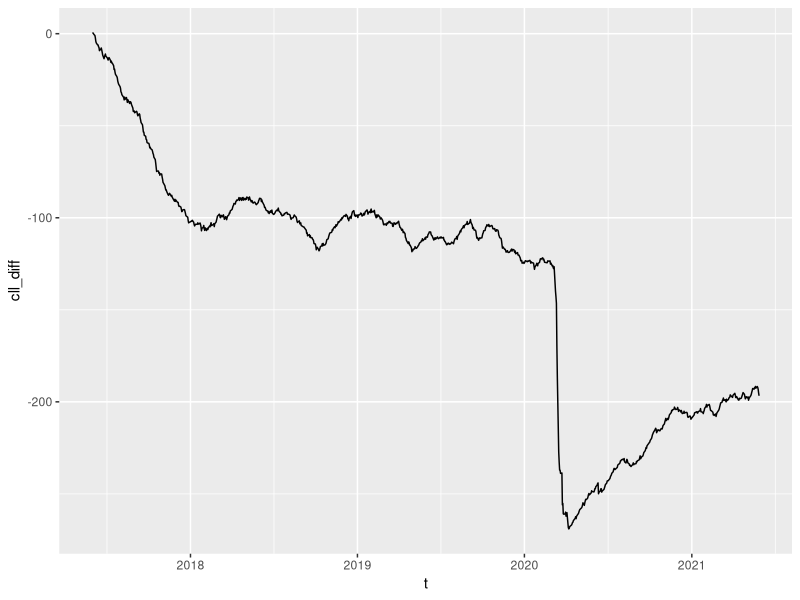

Write the R code that produced this figure.
## model
#   SV
#   y(t) = a+exp(x(t)/2)*v(t)
#   x(t) = a.v + b.v*x(t-1) + s.v*w(t)
#
#   v(t) ~ N(0,1)
#   w(t) ~ N(0,1)
#   x(0) ~ N(0,100)
#
#   PRIOR ON alpha,beta,tau2
## packages
library(tidyverse)
## functions
SVPFfun<-function(data,N,m0,C0,a,a.v,b.v,s.v,r){
  if(missing(r)){r=2}else{}
  xs<-NULL
  ws<-NULL
  ess<-NULL
  x  = rnorm(N,m0,sqrt(C0))
  xp.1<-rnorm(N,a.v+b.v*x,s.v)
  w  = rep(1/N,N)
  
  for(t in 1:length(data)){
    
    x<-rnorm(N,a.v+b.v*x,s.v)
    w1<-w*dnorm(data[t],a,exp(x/2))
    
    w = w1/sum(w1)
    ESS  = 1/sum(w^2)
    
    if(ESS<(N/r)){
      index<-sample(N,size=N,replace=T,prob=w)
      x<-x[index]
      w<-rep(1/N,N)
    }else{}
    
    xs  = rbind(xs,x)
    ws  = rbind(ws,w)
    ess = rbind(ess,ESS)
  }
  return(list(xs=xs,ws=ws,ess=ess,xp.1=xp.1))
}
# SVPFfun.f<-function(data,N,m0,C0,a,a.v,b.v,s.v,r){
#   if(missing(r)){r=2}else{}
#   xs<-NULL
#   xf<-NULL
#   ws<-NULL
#   ess<-NULL
#   x  = rnorm(N,m0,sqrt(C0))
#   w  = rep(1/N,N)
#   
#   for(t in 1:length(data)){
#     
#     x<-rnorm(N,a.v+b.v*x,s.v)
#     x.f1<-x
#     w1<-w*dnorm(data[t],a,exp(x/2))
#     x.f<-rnorm(N,a.v+b.v*x,s.v)
#     w = w1/sum(w1)
#     ESS  = 1/sum(w^2)
#     
#     if(ESS<(N/r)){
#       index<-sample(N,size=N,replace=T,prob=w)
#       x<-x[index]
#       w<-rep(1/N,N)
#     }else{}
#     
#     xs = rbind(xs,x)
#     xs.f = rbind(xs.f,x.f) 
#     ws = rbind(ws,w)
#     ess =rbind(ess,ESS)
#   }
#   return(list(xs=xs,xs.f=xs.f,ws=ws,ess=ess,x.f1=x.f1))
# }
## data
data<-read.csv("sp500_17-21.csv", header=T)
data$t<-as.Date(data$t)
y<-data$r
#y<-rnorm(996,mean=1,sd=1) #test
n<-length(y)

# find parameters for constant and stochastic vol models
mean=sum(y)/n
res<-(y-mean)^2
lres<-log(res)
l.lres<-c(NA,lres[1:n-1])
resdf=data.frame(lres,l.lres)
lm_res<-lm(lres~1+l.lres,data=resdf)
c_res<-lm_res[[1]]
sigma_res<-sqrt(mean(summary(lm_res)$residuals^2))
meansq_res<-sqrt(sum(res)/n)

a<-mean
s<-meansq_res

a.v<-c_res[1]
b.v<-c_res[2]
s.v<-sigma_res

m0=0
C0=100
# calculate cumulative marginal likelihood
# CV model
l_cv<-dnorm(y,a,s)
ll_cv<-log(l_cv)
cll_cv<-ll_cv
for (i in 2:n){
  cll_cv[i]=ll_cv[i]+cll_cv[i-1]
}
# SV model
N=1000
pf<-SVPFfun(data=y,N=N,m0=m0,C0=C0,a=a,a.v=a.v,b.v=b.v,s.v=s.v,r=4)
xs<-pf$xs
ws<-pf$ws
# make particles for predictive state distribution
xp<-xs
xp[1,1:N]<-pf$xp.1
for (i in 2:n){
  xp[i,1:N]=rnorm(N,a.v+b.v*xs[i-1,1:N],s.v)
}
wp<-ws
wp[1,1:N]=1/N
wp[2:n,1:N]=ws[1:n-1,1:N]
l_sv<-rep(0,n)
for (i in 1:n){
  for (j in 1:N){
  l_sv[i]=l_sv[i]+dnorm(y[i],a,exp(xp[i,j]/2))*wp[i,j]
  }
}
ll_sv<-log(l_sv)
cll_sv<-ll_sv
for (i in 2:n){
  cll_sv[i]=ll_sv[i]+cll_sv[i-1]
}
# Difference
cll_diff=cll_cv-cll_sv
ll_diff=ll_cv-ll_sv
cll_diff.df=data.frame(data$t,cll_diff)
colnames(cll_diff.df)<-c('t','cll_diff')

cll_plot<-ggplot(data = cll_diff.df, aes(x = t, y = cll_diff))+
geom_line()

save(cll_plot, file="cll_plot.Rda")
